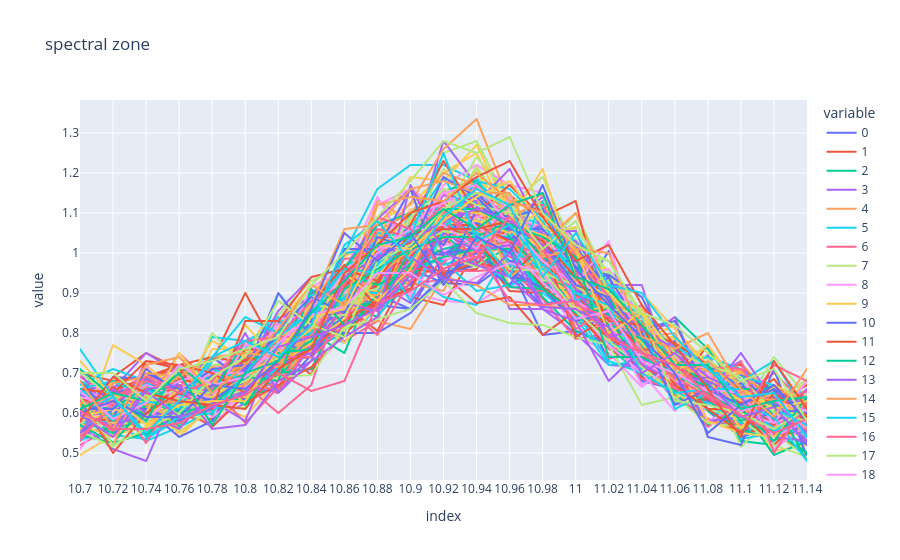

Notebook code for this chart:
### Code cell
def extract_spectral_zones(Xcal, cuts):
    """
    Extract spectral zones from a DataFrame based on specified cuts.
    
    Parameters
    ----------
    - **Xcal** : pd.DataFrame
        DataFrame with spectral data, where columns are wavelengths/energies.
    - **cuts** : list of tuples/lists or dicts
        Each item defines a spectral zone to extract.
        - If tuple/list: (start, end) or (name, start, end)
        - If dict: {'name': str, 'start': float, 'end': float}
    
    Returns
    -------
    - **zones** : dict
        Dictionary where keys are zone names and values are DataFrames with the extracted spectral zones.
    """
    import numpy as np
    import pandas as pd

    # convert the column names to numeric when possible (NaN when not convertible)
    col_nums = pd.to_numeric(Xcal.columns.astype(str), errors='coerce')
    zones = {} # dictionary to store extracted zones

    for cut in cuts:
        # normalize cut format
        if isinstance(cut, dict): # if dict
            name = cut.get('name', f"{cut.get('start')}-{cut.get('end')}") # default name if not provided
            start = cut.get('start') # getting start value
            end = cut.get('end') # getting end value
        elif isinstance(cut, (list, tuple)): # if list/tuple
            if len(cut) == 2: 
                start, end = cut # getting start and end values
                name = f"{start}-{end}" # default name
            elif len(cut) == 3: # if name provided
                name, start, end = cut # getting name, start and end values
            else:
                raise ValueError("Cuts in tuple/list format must have 2 or 3 elements.")
        else:
            raise ValueError("Each cut must be a dict or a tuple/list.")

        # validate start and end
        try:
            s = float(start)
            e = float(end)
        except Exception: # Exception for conversion errors
            raise ValueError("star and end must be numeric values (int/float or convertible strings).")

        if s > e: # swap if necessary
            s, e = e, s

        # to select columns whose numeric value is in the interval [s, e]
        mask = (~np.isnan(col_nums)) & (col_nums >= s) & (col_nums <= e)
        selected_cols = list(Xcal.columns[mask])

        # piecing the zone DataFrame into the dictionary
        zones[name] = Xcal.loc[:, selected_cols]

    return zones


spectral_zones_class = extract_spectral_zones(Xcalclass, spectral_cuts) # extracting the spectral zones
spectral_zones_class['Fe ka + Ti ka'].T.plot(title='spectral zone') # plotting the Al ka spectral zone
